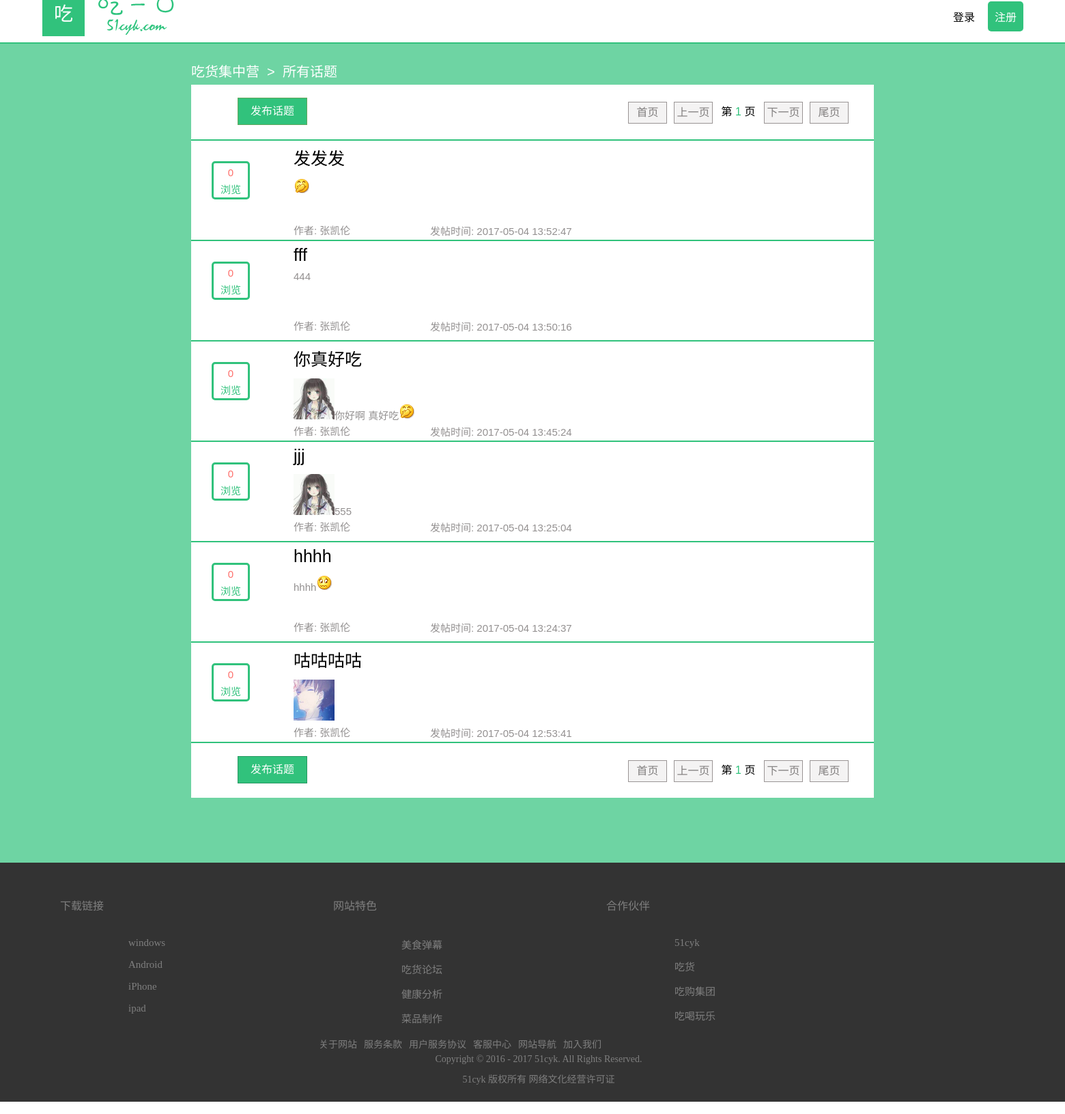
Screenshot of /talk_all.php with the database file from the repository.
### tables this page shows
CREATE TABLE `test_talk` (
  `pkTalk` int(11) NOT NULL AUTO_INCREMENT COMMENT '主键',
  `title` varchar(255) NOT NULL COMMENT '话题标题',
  `content` varchar(255) NOT NULL COMMENT '话题首个内容',
  `author` varchar(25) NOT NULL COMMENT '作者',
  `startTime` datetime NOT NULL COMMENT '发帖时间',
  `passes` int(11) NOT NULL COMMENT '浏览次数',
  PRIMARY KEY (`pkTalk`)
);

CREATE TABLE `test_user` (
  `pkUser` int(11) NOT NULL AUTO_INCREMENT,
  `name` varchar(50) NOT NULL,
  `password` varchar(25) NOT NULL,
  `createTime` date NOT NULL,
  `phone` varchar(11) DEFAULT NULL,
  `mail` varchar(50) DEFAULT NULL,
  `nickname` varchar(25) NOT NULL,
  `posts` int(11) unsigned DEFAULT NULL COMMENT '发帖次数',
  `follows` int(11) unsigned DEFAULT NULL COMMENT '关注人数',
  `fans` int(11) unsigned DEFAULT NULL COMMENT '粉丝数量',
  `img` varchar(50) DEFAULT NULL COMMENT '头像',
  `meses` int(11) DEFAULT NULL,
  PRIMARY KEY (`pkUser`)
);

### talk_all.php (the view, shortened to what this page needs)
<!DOCTYPE html>
<html>
<head>
    <link rel="stylesheet" type="text/css" href="css/header.css">
   <link rel="stylesheet" type="text/css" href="css/talk_all.css">
</head>
<body>
<?php include "header2.php";?>
<hr>
<div class="talk_all">
    <div class="href">
    <a href="talk.php">吃货集中营</a>&nbsp;&nbsp;>&nbsp;&nbsp;所有话题</div>
    <?php
                     $sql        = "select pkTalk,title,content,author,startTime,passes from test_talk ORDER BY pkTalk desc";
                    $result     = mysql_query($sql);
                    $num_rows = mysql_num_rows($result);
                    $arr=array();
                    while ($row = mysql_fetch_array($result))
                    {
                    $arr[] = $row;
                    }
                    $author_name=array();
                    for($i=0;$i<count($arr);$i++){
                    $pkUser = $arr[$i][3];
                    $sql ="select nickname from test_user where pkUser='$pkUser' ";
                    $result1 = mysql_query($sql);
                    while ($row = mysql_fetch_array($result1))
                    {
                    $author_name[] = $row;
                    }
                    }
                    $pageNow = 1;
                    $pageSize = 6;
                    $pageCount = ceil($num_rows/$pageSize);
                    $rowCount=$num_rows;
                    $start = ($pageNow - 1) * $pageSize;
                    $end = $start + $pageSize;
                    $arr1=array();
                    if($rowCount!=0){
                    for($i=$start;$i<$end ;$i++){
                        $arr1[]=$arr[$i];
                    }
                    for($i=$start;$i<$end ;$i++){
                        $author_name1[]=$author_name[$i];
                    }
                  }
      ?>
  	<div class="talk_main">
       <div class="top">
		<?php
         if (isset($_SESSION['user']) && !empty($_SESSION['user'])) {
          echo "<div class='left_2'><a href='talk_release.php'>发布话题</a></div>";
         }
         else{
          echo "<div class='left_2'><a href='login.php'>发布话题</a></div>";
         }
         ?>
		<div class="right">
			<ul>
			    <li id="page_1" onmousemove="page_bgcolor_move(1)" onmouseout="page_bgcolor_out(1)"><a href="talk_all.php?pageNow=1" id="page_1_1">首页</a></li>
				<li id="page_2" onmousemove="page_bgcolor_move(2)" onmouseout="page_bgcolor_out(2)"><a href="talk_all.php?pageNow=<?php echo $pageNow-1;?>" id="page_1_2">上一页</a></li>
				<li style="border:0px;background-color:#FFFFFF;"><font color="#000000">第&nbsp;<font color="#31C27C"><?php echo $pageNow;?></font>&nbsp;页</font></li>
				<li id="page_3" onmousemove="page_bgcolor_move(3)" onmouseout="page_bgcolor_out(3)"><a href="talk_all.php?pageNow=<?php echo $pageNow+1;?>" id="page_1_3">下一页</a></li>
				<li id="page_4" onmousemove="page_bgcolor_move(4)" onmouseout="page_bgcolor_out(4)"><a href="talk_all.php?pageNow=<?php echo $pageCount;?>" id="page_1_4">尾页</a></li>
			</ul>
		</div>
	</div>
    <hr>
    <?php
               for($i=0;$i< count($arr1);$i++){
               ?>
    <div class="center">
    	<div class="left_content">
			<div class="times">
				<div class="times_one">
				<?php echo $arr1[$i][5]?>
				</div>
				<div class="times_two">浏览</div>
			</div>
			<div class="title"><a href="talk_details.php?pkTalk=<?php echo $arr1[$i][0]?>"><?php echo $arr1[$i][1]?></a></div>
			<div class="details" id="talk_all_details">
			<?php echo $arr1[$i][2]?>
			</div>
			<div class="author">作者: <?php echo $author_name1[$i][0]?></div>
			<div class="start_time">发帖时间: <?php echo $arr1[$i][4]?></div>
		    </div>
    </div>
    <hr>
<?php }?>
      <div class="bottom">
     <?php
         if (isset($_SESSION['user']) && !empty($_SESSION['user'])) {
          echo "<div class='left_2'><a href='talk_release.php'>发布话题</a></div>";
         }
         else{
          echo "<div class='left_2'><a href='login.php'>发布话题</a></div>";
         }
         ?>
		<div class="right">
			<ul>
			    <li id="page_5" onmousemove="page_bgcolor_move(5)" onmouseout="page_bgcolor_out(5)"><a href="talk_all.php?pageNow=1" id="page_1_5">首页</a></li>
        <li id="page_6" onmousemove="page_bgcolor_move(6)" onmouseout="page_bgcolor_out(6)"><a href="talk_all.php?pageNow=<?php echo $pageNow-1;?>" id="page_1_6">上一页</a></li>
        <li style="border:0px;background-color:#FFFFFF;"><font color="#000000">第&nbsp;<font color="#31C27C"><?php echo $pageNow;?></font>&nbsp;页</font></li>
        <li id="page_7" onmousemove="page_bgcolor_move(7)" onmouseout="page_bgcolor_out(7)"><a href="talk_all.php?pageNow=<?php echo $pageNow+1;?>" id="page_1_7">下一页</a></li>
        <li id="page_8" onmousemove="page_bgcolor_move(8)" onmouseout="page_bgcolor_out(8)"><a href="talk_all.php?pageNow=<?php echo $pageCount;?>" id="page_1_8">尾页</a></li>
			</ul>
		</div>
	</div>
  	</div>
</div>
<?php include "footer.php";?>
</body>
</html>

### css/header.css (style rules this page uses)
body { background-color: #FFFFFF; min-width: 1200px; overflow-x: hidden; margin-top: -18px; }
a { color: #000000; text-decoration: none; }

### css/talk_all.css (style rules this page uses)
* { margin: 0px; padding: 0px; }
.talk_all { background-color: rgba(49,194,124,0.7); font-family: "Arial","Microsoft YaHei","黑体","宋体",sans-serif; font-size: 20px; padding-top: 25px; padding-bottom: 125px; color: #FFFFFF; }
.talk_all a { color: #FFFFFF; }
.talk_main { width: 1000px; background-color:#FFFFFF; margin:0 auto; position: relative; top:-20px; }
body hr { border: 1px solid #31C27C; }
.talk_all .href { width: 1000px; height: 55px; margin:0 auto; }
.talk_main .top,.bottom { height: 80px; background-color: #FFFFFF; font-size: 16px; }
.top .left_1,.left_2,.bottom .left_1,.left_2 { width: 100px; height: 38px; background-color: #DFDFDF; border: 1px solid #9A9595; text-align: center; line-height: 38px; position: relative; top:19px; left:19px; }
.top .left_2,.bottom .left_2 { background-color: #31C27C; border: 1px solid #62A65C; position: relative; top:19px; left:68px; }
.bottom .left_2 { border: 1px solid #269861; }
.top .left_2 a,.bottom .left_2 a { display:block; width:100px; height: 38px; }
.top .right,.bottom .right { width: 560px; height: 80px; position: relative; top:185px; left: 630px; }
.top .right li,.bottom .right li { list-style: none; width: 55px; height: 30px; float: left; text-align: center; line-height: 30px; margin-left: 10px; background-color: #F4F3F3; border: 1px solid #9A9595; }
.top .right li a,.bottom .right li a { color: #807E7E; }
.talk_main .center { height: 145px; background-color: #FFFFFF; color: #000000; }
.left_content { height: 115px; }
.left_content .times { width:50px; height: 50px; border: 3px solid #31C27C; position: relative; top:30px; left:30px; border-radius: 5px; }
.left_content .times .times_one { color: #FE6F6B; font-size: 15px; text-align: center; position: relative; top:5px; }
.left_content .times .times_two { color: #31C27C; font-size: 15px; text-align: center; position: relative; top:10px; }
.left_content .title { color: #000000; font-size: 25px; position: relative; top:-50px; left:150px; }
.left_content .title a { color: #000000; }
.left_content .details { width: 800px; height: 60px; color: #939090; font-size: 15px; position: relative; top:-38px; left:150px; line-height: 10px; }
.left_content .author { color: #939090; font-size: 15px; position: relative; top:-32px; left:150px; }
.left_content .start_time { color: #939090; font-size: 15px; position: relative; top:-52px; left:350px; }

### css/footer.css (style rules this page uses)
.right { width:400px; height: 200px; position: relative; left: 888px; margin-top:-200px; top: 50px; }

### rows the page displays
test_talk: passes "0", title "发发发", content (picture), startTime "2017-05-04 13:52:47"
test_user: nickname "张凯伦"
test_talk: passes "0", title "fff", content "444", startTime "2017-05-04 13:50:16"
test_talk: passes "0", title "你真好吃", content (picture), content "你好啊 真好吃", startTime "2017-05-04 13:45:24"
test_talk: passes "0", title "jjj", content (picture), content "555", startTime "2017-05-04 13:25:04"
test_talk: passes "0", title "hhhh", content "hhhh", content (picture), startTime "2017-05-04 13:24:37"
test_talk: passes "0", title "咕咕咕咕", content (picture), startTime "2017-05-04 12:53:41"

### other values shown
$pageNow "1"
